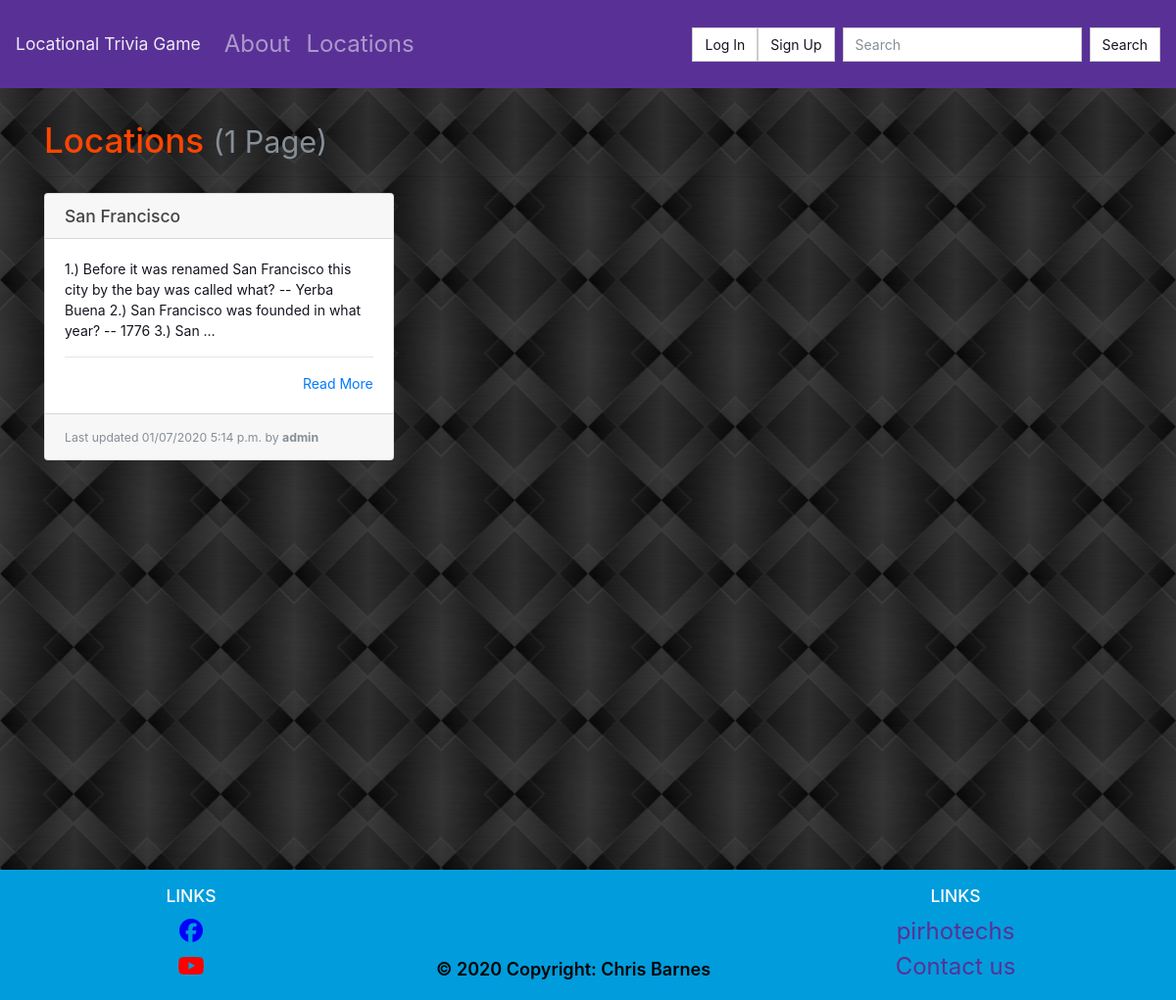
/locations/, run on an earlier commit of the app's database.
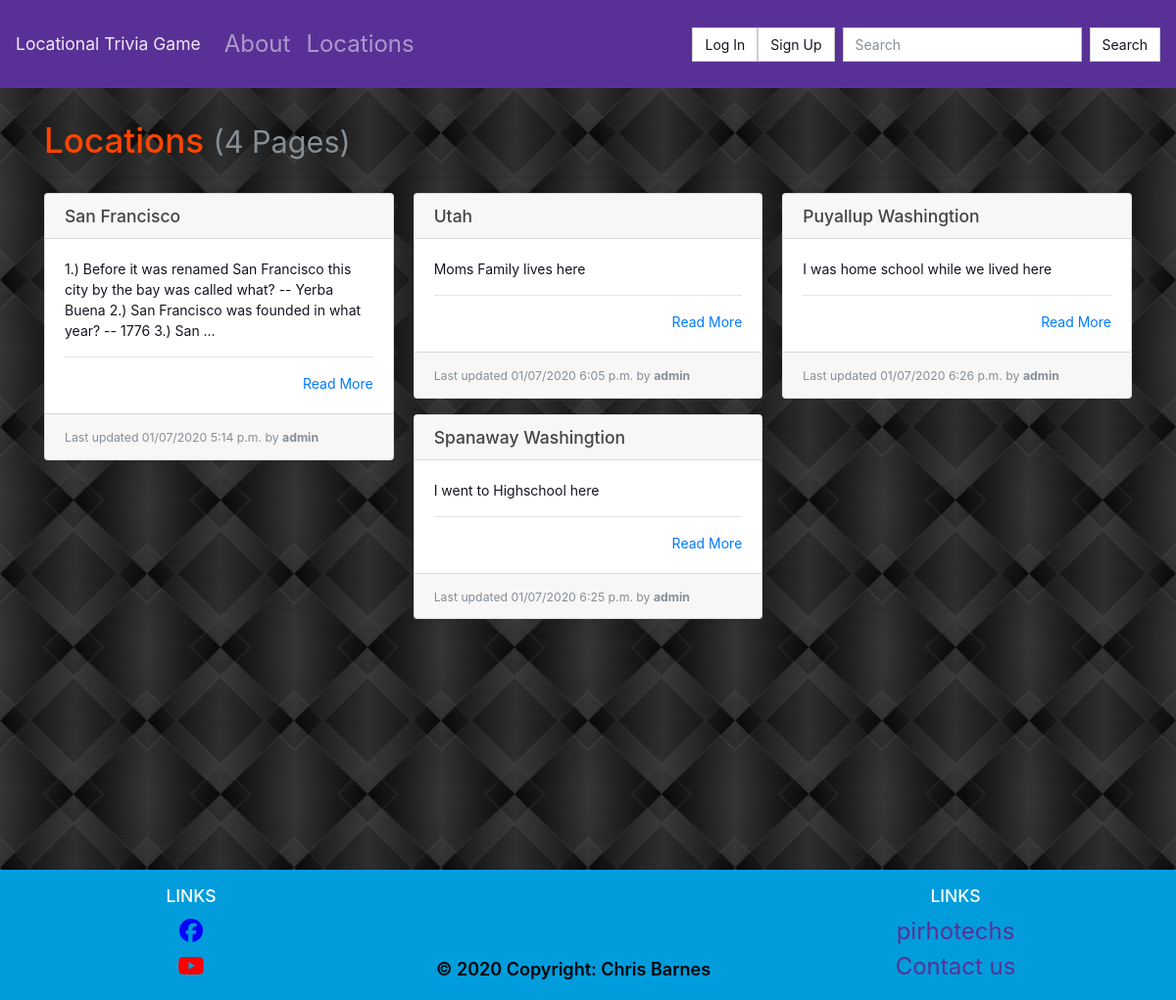
And on a later commit of the database.
### locations/models.py (models this page shows, shortened)
class Page(models.Model):
    objects = models.Manager()
    slug = models.CharField(max_length=settings.PAGE_TITLE_MAX_LENGTH, blank=True, editable=False, help_text="Unique URL path to access this page. Generated by the system.")
    created = models.DateTimeField(auto_now_add=True, help_text="The date and time this page was created. Automatically generated when the model saves.")
    modified = models.DateTimeField(auto_now=True, help_text="The date and time this page was updated. Automatically generated when the model updates.")
    title = models.CharField(max_length=settings.PAGE_TITLE_MAX_LENGTH, unique=True, default="Title of your page.")
    author = models.ForeignKey(User, on_delete=models.PROTECT, help_text="The user that posted this article.")
    content = models.TextField(default="Write the content of your page here.")

### locations/views.py (the view)
# urls.py: path('', PageListView.as_view(), name='list-page'),
class PageListView(ListView):
    template_name = 'locations/list.html'
    context_object_name = 'pages'
    def get_queryset(self):
        return Page.objects.all()

### locations/templates/locations/list.html
{% extends "base.html" %}
{% block content %}
  <h1>Locations {% if pages %}<small class="text-muted">({{ pages|length }} Page{{ pages|length|pluralize:"s" }})</small>{% endif %}</h1>
  <hr>
  {% if pages %}
    <div class="card-columns">
      {% for page in pages %}
        {% include "partials/card.html" %}
      {% endfor %}
    </div>
  {% else %}
    <div class="alert alert-primary" role="alert">No pages to display.</div>
  {% endif %}
{% endblock %}

### locations/templates/partials/card.html
<div class="card mb-3">
    <h5 class="card-header ">{{ page.title }}</h5>
    <div class="card-body border-dark">
    <p class="card-text text-dark">
        {{ page.content|truncatewords_html:30 }}
        <hr>
        <div class="text-right"><a href="{% url 'details-page' page.slug %}" title="Read More">Read More</a></div>
    </div>
    <div class="card-footer">
    <small class="text-muted">Last updated {{ page.modified|date:"SHORT_DATETIME_FORMAT" }} by <b>{{ page.author.username }}</b></small>
    </div>
</div>

What changed in the data, as far as the page shows it:
added Page: title "Utah", content "Moms Family lives here", modified "01/07/2020 6:05 p.m.", author.username "admin"
added Page: title "Spanaway Washingtion", content "I went to Highschool here", modified "01/07/2020 6:25 p.m.", author.username "admin"
added Page: title "Puyallup Washingtion", content "I was home school while we lived here", modified "01/07/2020 6:26 p.m.", author.username "admin"
Also different on the page:
{{ pages|length }}: "1" → "4"
